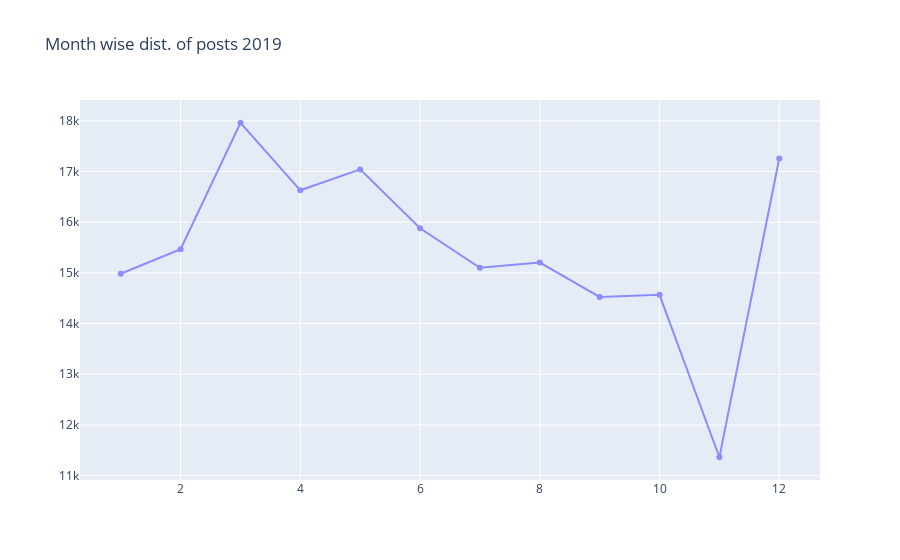

The cell this chart's notebook holds for it:
### Code cell
df_2019['month']=df_2019.index.month
df_2019 = df_2019.assign(dummy_calc=1)
month_2019=df_2019.groupby(by=('month')).sum()
plt.figure(figsize=(14,10))
display(month_2019)


trace1 = go.Scatter(x=month_2019.index,
                    y=month_2019.dummy_calc,
                    name = "plotly example",
                    line = dict(color = 'blue'),
                    opacity = 0.4)

layout = dict(title='Month wise dist. of posts 2019',)

fig = dict(data=[trace1], layout=layout)
iplot(fig)

### Figure 1 — Plotly figure (JSON) as saved in the notebook; plotly's stock layout.template omitted (floating-point values rounded to 4 significant figures)
{"data": [{"line": {"color": "blue"}, "name": "plotly example", "opacity": 0.4, "type": "scatter", "x": [1, 2, 3, 4, 5, 6, 7, 8, 9, 10, 11, 12], "y": [14984, 15467, 17963, 16630, 17043, 15881, 15102, 15205, 14527, 14568, 11363, 17258]}], "layout": {"title": {"text": "Month wise dist. of posts 2019"}}}
